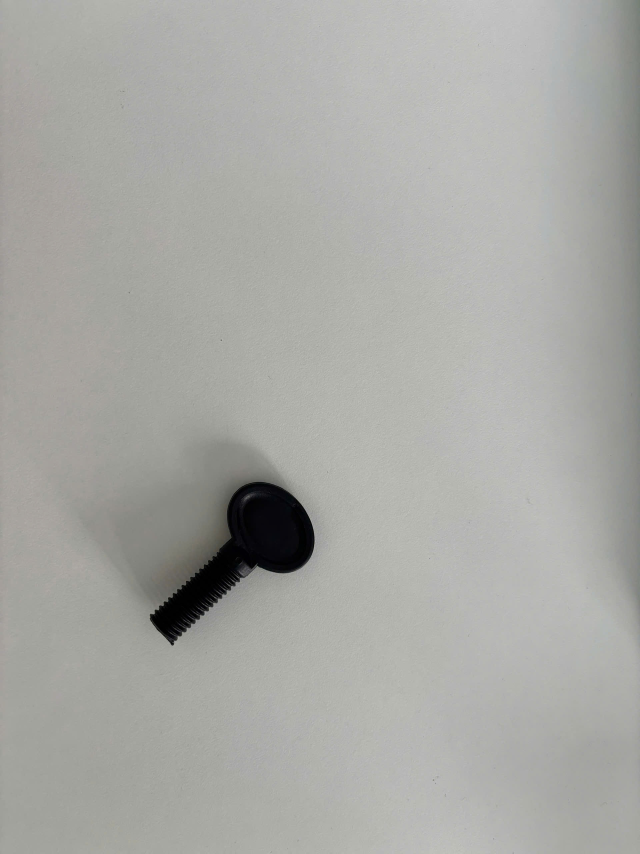
#> input picture src/data/sample/5.jpg, 1920 x 2560 px, found by its file name (shown at 1/3 size)
$ python test_maching_AKAZE_BFMatcher_Hamming_v4v1.py
#> lines starting #> are read from the running program, lines starting #| are printed output that depends on the picture
#Với AKAZE thì sẽ dùng BFMatcher + Hamming, còn với SURF/SIFT thì vẫn dùng FLANN.

import cv2
import numpy as np
import matplotlib.pyplot as plt

def match_and_draw_box(template_path, scene_path, use_akaze=True):
    # Đọc ảnh
#> called with template_path = 'src\\data\\sample\\5.jpg', scene_path = 'src\\data\\sample\\sample_1.jpg', use_akaze = False
    template = cv2.imread(template_path, cv2.IMREAD_COLOR)
#> template is the input picture: shape (2560, 1920, 3); mean B, G, R 164.7, 168.8, 168.4
    scene = cv2.imread(scene_path, cv2.IMREAD_COLOR)
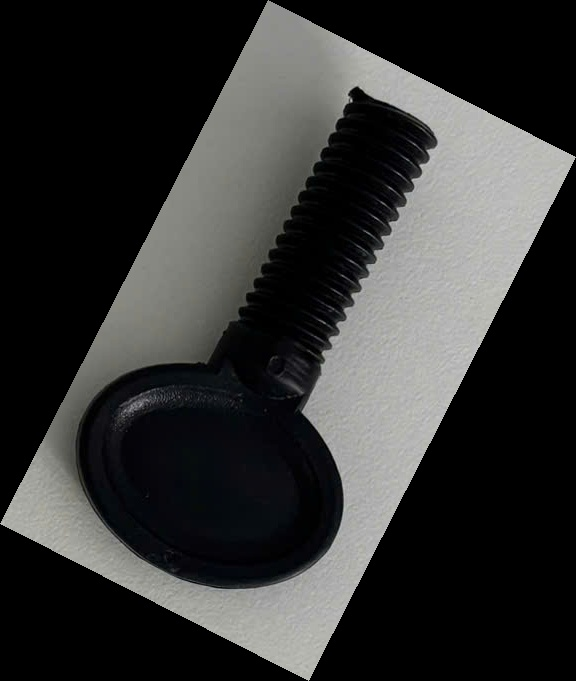
#> input picture src/data/sample/sample_1.jpg, 576 x 681 px, found by its file name
#> scene is the input picture: shape (681, 576, 3); mean B, G, R 51.1, 51.9, 51.5

    # Resize nhỏ 1/2 cho dễ hiển thị
    template = cv2.resize(template, (template.shape[1]//2, template.shape[0]//2))
#> template: shape (1280, 960, 3)
    scene = cv2.resize(scene, (scene.shape[1]//2, scene.shape[0]//2))
#> scene: shape (340, 288, 3)

    # Chọn detector
    if use_akaze:
        detector = cv2.AKAZE_create()
    else:
        detector = cv2.SIFT_create()   # hoặc cv2.xfeatures2d.SURF_create()

    # Tìm keypoint và descriptor
    kp1, des1 = detector.detectAndCompute(template, None)
#> kp1 = 130 keypoints; strongest (x, y, size): (401, 793, 96.2), (259, 927, 41.9), (258, 966, 3.1), (257, 957, 10.6)
    kp2, des2 = detector.detectAndCompute(scene, None)
#> kp2 = 118 keypoints; strongest (x, y, size): (193, 196, 52.6), (26, 255, 27.3), (239, 94, 47.6), (184, 82, 35.2)

    if des1 is None or des2 is None:
        print("Không tìm thấy đặc trưng nào.")
        return

    # Matching
    if use_akaze:
        # AKAZE -> descriptor nhị phân => dùng Hamming
        bf = cv2.BFMatcher(cv2.NORM_HAMMING, crossCheck=False)
        matches = bf.knnMatch(des1, des2, k=2)
    else:
        # SIFT/SURF -> descriptor float => dùng FLANN
        FLANN_INDEX_KDTREE = 1
        index_params = dict(algorithm=FLANN_INDEX_KDTREE, trees=5)
        search_params = dict(checks=50)
        flann = cv2.FlannBasedMatcher(index_params, search_params)
        matches = flann.knnMatch(des1, des2, k=2)
#> matches = 130 matches

    # Ratio test (lọc match tốt)
    good = []
    for m, n in matches:
        if m.distance < 0.75 * n.distance:
            good.append(m)
#> this loop made 130 passes
#> after the loop, good = 12 matches

    if len(good) >= 4:
        # Lấy 20 match tốt nhất để ổn định hơn
        good = sorted(good, key=lambda x: x.distance)[:20]

        # Lấy tọa độ keypoint tương ứng
        src_pts = np.float32([kp1[m.queryIdx].pt for m in good]).reshape(-1, 1, 2)
#> src_pts = [[370.8, 745.7], [304.1, 920.7], [323.6, 833], [317.3, 908], [290.4, 933], [297.3, 926.8], [350.8, 876.6], [339, 804.2], [290.4, 933], [262.5, 962.8], [258.3, 965.6], [257.3, 957.1]]
        dst_pts = np.float32([kp2[m.trainIdx].pt for m in good]).reshape(-1, 1, 2)
#> dst_pts = [[67.36, 202.1], [124.6, 148.1], [162.1, 176.1], [124.6, 148.1], [124.6, 148.1], [124.6, 148.1], [124.6, 148.1], [158.7, 204.3], [124.6, 148.1], [173.3, 49.52], [178.1, 46.27], [178.1, 46.27]]

        # Tính ma trận Homography (phép biến đổi perspective)
        M, mask = cv2.findHomography(src_pts, dst_pts, cv2.RANSAC, 5.0)
#> M = [[-0.163, -0.0863, 124.8], [-0.195, -0.102, 148.3], [-0.00131, -0.00069, 1]]; mask = [0, 1, 0, 1, 1, 1, 1, 0, 1, 0, 0, 0]

        if M is not None:
            print("Homography matrix:\n", M)
#| Homography matrix:
#|  [[-1.63191311e-01 -8.62875038e-02  1.24798779e+02]
#|  [-1.94896606e-01 -1.02114379e-01  1.48284359e+02]
#|  [-1.31141394e-03 -6.89879547e-04  1.00000000e+00]]

            # Tính góc xoay (ước lượng từ ma trận)
            angle = np.degrees(np.arctan2(M[1, 0], M[0, 0]))
#> angle = -129.9
            print(f"Ước lượng góc xoay: {angle:.2f}°")
#| Ước lượng góc xoay: -129.94°

            # Vẽ bounding box theo homography
            h, w = template.shape[:2]
#> h = 1280; w = 960
            pts = np.float32([[0, 0], [w, 0], [w, h], [0, h]]).reshape(-1, 1, 2)
            dst_box = cv2.perspectiveTransform(pts, M)
#> dst_box = [[124.8, 148.3], [123.1, 149.9], [124.6, 148.4], [122.7, 150.3]]

            # Nếu ảnh là grayscale → chuyển sang BGR để vẽ màu
            if len(scene.shape) == 2:
                scene_color = cv2.cvtColor(scene, cv2.COLOR_GRAY2BGR)
            else:
                scene_color = scene.copy()

            # Vẽ khung đối tượng tìm được
            cv2.polylines(scene_color, [np.int32(dst_box)], True, (0, 255, 0), 3)
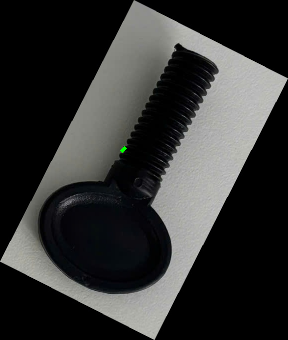
#> scene_color: shape (340, 288, 3); mean B, G, R 51, 51.9, 51.4

            # --- Thêm phần warp template sang scene ---
            aligned = cv2.warpPerspective(template, M, (scene.shape[1], scene.shape[0]))
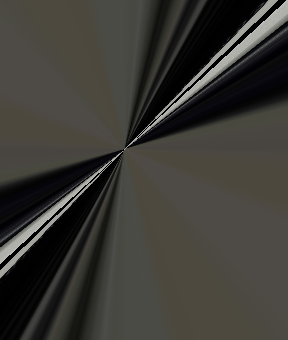
#> aligned: shape (340, 288, 3); mean B, G, R 53.5, 58.6, 60
            cv2.imshow("Warped Template", aligned)
            cv2.waitKey(0)
            cv2.destroyAllWindows()

            # Hiển thị match để debug
            matched_img = cv2.drawMatches(
                template, kp1, scene_color, kp2, good, None,
                flags=cv2.DrawMatchesFlags_NOT_DRAW_SINGLE_POINTS
            )
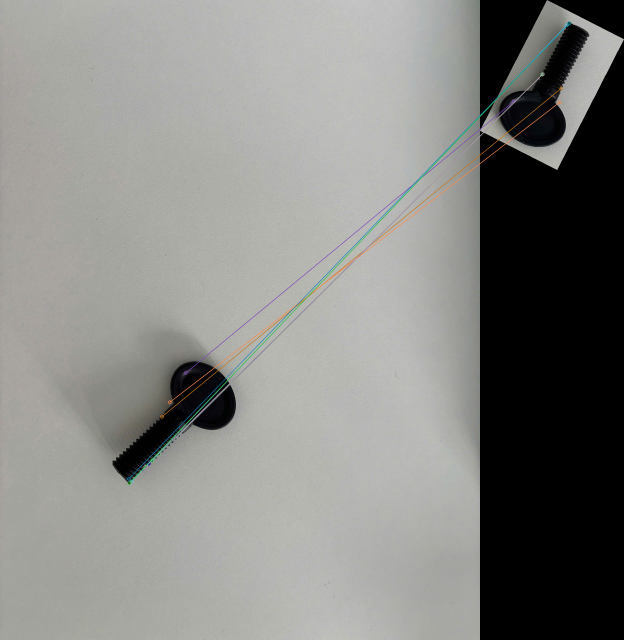
#> matched_img: shape (1280, 1248, 3) (shown at 1/2 size); mean B, G, R 129.9, 133.2, 132.8

            plt.figure(figsize=(14, 7))
            plt.imshow(matched_img[..., ::-1])  # BGR → RGB
            plt.axis("off")
            plt.title(f"Matching thành công với {len(good)} điểm tốt.")
            plt.show()
        else:
            print("Không tính được homography.")
    else:
        print("Không đủ match tốt để tính homography.")

# Test
match_and_draw_box(r"src\data\sample\5.jpg", r"src\data\sample\sample_1.jpg", use_akaze=False)
